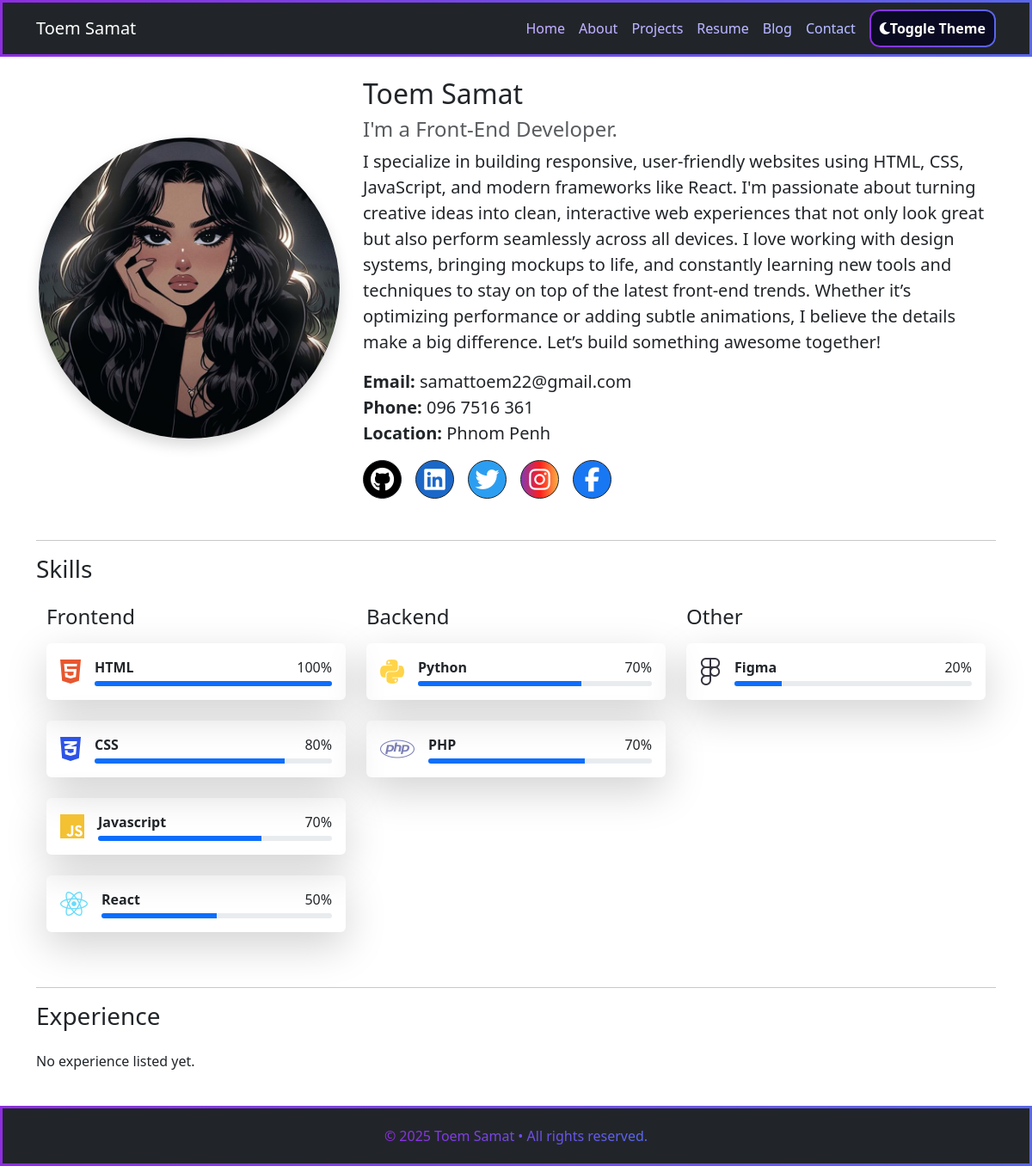
Page /about/ on the earlier database version.
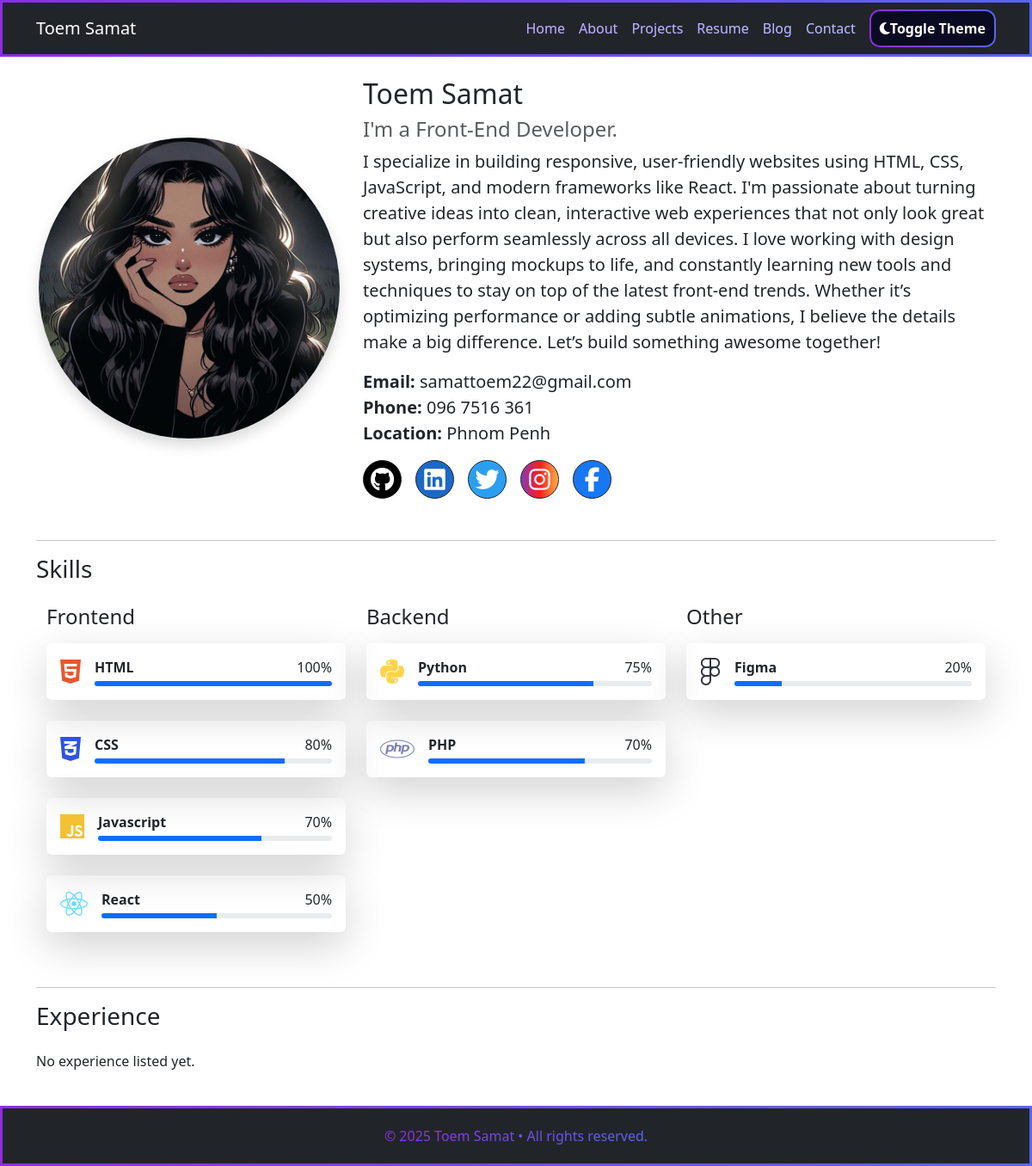
Same page on the later database version.
### portfolio/models.py (models this page shows, shortened)
class Profile(models.Model):
    name = models.CharField(max_length=100)
    headline = models.CharField(max_length=200)
    bio = models.TextField()
    profile_picture = models.ImageField(upload_to='profile/')
    email = models.EmailField()
    phone = models.CharField(max_length=15, blank=True)
    location = models.CharField(max_length=100, blank=True)
    resume = models.FileField(
        upload_to='resumes/',
        validators=[FileExtensionValidator(['pdf'])]
    )
    github = models.URLField(blank=True)
    github_icon = models.CharField(max_length=100, default="fab fa-github", blank=True)
    github_color = models.CharField(max_length=20, default="#333", blank=True)
    linkedin = models.URLField(blank=True)
    linkedin_icon = models.CharField(max_length=100, default="fab fa-linkedin", blank=True)
    linkedin_color = models.CharField(max_length=20, default="#0A66C2", blank=True)
    twitter = models.URLField(blank=True)
    twitter_icon = models.CharField(max_length=100, default="fab fa-twitter", blank=True)
    twitter_color = models.CharField(max_length=20, default="#1DA1F2", blank=True)
    instagram = models.URLField(blank=True)
    instagram_icon = models.CharField(max_length=100, default="fab fa-instagram", blank=True)
    instagram_color = models.CharField(max_length=20, default="#C13584", blank=True)
    facebook = models.URLField(blank=True)
    facebook_icon = models.CharField(max_length=100, default="fab fa-facebook-f", blank=True)
    facebook_color = models.CharField(max_length=20, default="#1877F2", blank=True)

class Skill(models.Model):
    CATEGORY_CHOICES = [
        ('Frontend', 'Frontend'),
        ('Backend', 'Backend'),
        ('Other', 'Other'),
    ]
    name = models.CharField(max_length=50)
    percentage = models.PositiveIntegerField(help_text="Skill level as a percentage (0-100)")
    icon_class = models.CharField(max_length=100, blank=True, help_text="Font Awesome class (e.g., 'fab fa-html5')")
    icon_color = models.CharField(max_length=20, blank=True)
    category = models.CharField(max_length=20, choices=CATEGORY_CHOICES, default='Other')  # <-- added this

### portfolio/views.py (the view)
# urls.py: path('about/', views.about, name='about'),
def about(request):
    profile = Profile.objects.first()
    experiences = Experience.objects.all()
    frontend_skills = Skill.objects.filter(category='Frontend')
    backend_skills = Skill.objects.filter(category='Backend')
    other_skills = Skill.objects.filter(category='Other')
    return render(request, 'portfolio/about.html', {
        'profile': profile,
        'frontend_skills': frontend_skills,
        'backend_skills': backend_skills,
        'other_skills': other_skills,
        'experiences': experiences,
    })

### portfolio/templates/portfolio/about.html (shortened to what this page needs)
{% extends 'base.html' %}
{% block content %}
<div class="row align-items-center mb-5" data-aos="fade-right">
    <div class="col-md-4 text-center">
        <img src="{{ profile.profile_picture.url }}" class="rounded-circle shadow" width="350" alt="Profile Picture">
    </div>
    <div class="col-md-8">
        <h2>{{ profile.name }}</h2>
        <h5 class="text-muted fs-4">{{ profile.headline }}</h5>
        <p class="lead fw-normal">{{ profile.bio }}</p>
            <ul class="list-unstyled fs-5">
                <li><strong>Email:</strong> {{ profile.email }}</li>
                {% if profile.phone %}<li><strong>Phone:</strong> {{ profile.phone }}</li>{% endif %}
                {% if profile.location %}<li><strong>Location:</strong> {{ profile.location }}</li>{% endif %}
            </ul>
        <div class="mt-3 d-flex flex-wrap gap-2">
            {% if profile.github %}
            <a href="{{ profile.github }}"
                class="btn btn-dark btn-sm rounded-circle d-inline-flex align-items-center justify-content-center me-2"
                style="width: 45px; height: 45px; background-color: {{ profile.github_color }};"
                target="_blank">
                <i class="{{ profile.github_icon }}  fs-3"></i>
            </a>
            {% endif %}
            {% if profile.linkedin %}
            <a href="{{ profile.github }}"
                class="btn btn-dark btn-sm rounded-circle d-inline-flex align-items-center justify-content-center me-2"
                style="width: 45px; height: 45px; background-color: {{ profile.linkedin_color }};"
                target="_blank">
                <i class="{{ profile.linkedin_icon }}  fs-3"></i>
            </a>
            {% endif %}
            {% if profile.twitter %}
            <a href="{{ profile.github }}"
                class="btn btn-dark btn-sm rounded-circle d-inline-flex align-items-center justify-content-center me-2"
                style="width: 45px; height: 45px; background-color: {{ profile.twitter_color }};"
                target="_blank">
                <i class="{{ profile.twitter_icon }}  fs-3"></i>
            </a>
            {% endif %}
            {% if profile.instagram %}
            <a href="{{ profile.github }}"
                class="btn btn-dark btn-sm rounded-circle d-inline-flex align-items-center justify-content-center me-2"
                style="width: 45px; height: 45px; background-color: {{ profile.instagram_color }};   background: #833ab4;background: linear-gradient(to right,#833ab4,#fd1d1d,#fcb045);"
                target="_blank">
                <i class="{{ profile.instagram_icon }}  fs-3"></i>
            </a>
            {% endif %}
            {% if profile.facebook %}
            <a href="{{ profile.github }}"
                class="btn btn-dark btn-sm rounded-circle d-inline-flex align-items-center justify-content-center me-2"
                style="width: 45px; height: 45px; background-color: {{ profile.facebook_color }};"
                target="_blank">
                <i class="{{ profile.facebook_icon }}  fs-3"></i>
            </a>
            {% endif %}
        </div>
    </div>
</div>
<hr>
<section data-aos="fade-up">
    <h3 class="mb-4">Skills</h3>
    <div class="container">
        <div class="row">
            <div class="col-md-4 mb-4">
                <h4 class="mb-3">Frontend</h4>
                <div class="row">
                    {% for skill in frontend_skills %}
                    <div class="col-12 mb-4">
                        <div class="d-flex align-items-center p-3 skill-box shadow-lg rounded w-100">
                            {% if skill.icon_class %}
                                <i class="{{ skill.icon_class }} fa-2x me-3" style="color: {{ skill.icon_color }};"></i>
                            {% else %}
                                <i class="fas fa-tools fa-2x me-3 text-secondary"></i>
                            {% endif %}
                            <div class="w-100">
                                <div class="d-flex justify-content-between">
                                    <strong>{{ skill.name }}</strong>
                                    <span>{{ skill.percentage }}%</span>
                                </div>
                                <div class="progress mt-1" style="height: 6px;">
                                    <div class="progress-bar bg-primary" role="progressbar"
                                         style="width: {{ skill.percentage }}%;"
                                         aria-valuenow="{{ skill.percentage }}"
                                         aria-valuemin="0" aria-valuemax="100">
                                    </div>
                                </div>
                            </div>
                        </div>
                    </div>
                    {% endfor %}
                </div>
            </div>
            <div class="col-md-4 mb-4">
                <h4 class="mb-3">Backend</h4>
                <div class="row">
                    {% for skill in backend_skills %}
                    <div class="col-12 mb-4">
                        <div class="d-flex align-items-center p-3 skill-box shadow-lg rounded w-100">
                            {% if skill.icon_class %}
                                <i class="{{ skill.icon_class }} fa-2x me-3" style="color: {{ skill.icon_color }};"></i>
                            {% else %}
                                <i class="fas fa-tools fa-2x me-3 text-secondary"></i>
                            {% endif %}
                            <div class="w-100">
                                <div class="d-flex justify-content-between">
                                    <strong>{{ skill.name }}</strong>
                                    <span>{{ skill.percentage }}%</span>
                                </div>
                                <div class="progress mt-1" style="height: 6px;">
                                    <div class="progress-bar bg-primary" role="progressbar"
                                         style="width: {{ skill.percentage }}%;"
                                         aria-valuenow="{{ skill.percentage }}"
                                         aria-valuemin="0" aria-valuemax="100">
                                    </div>
                                </div>
                            </div>
                        </div>
                    </div>
                    {% endfor %}
                </div>
            </div>
            <div class="col-md-4 mb-4">
                <h4 class="mb-3">Other</h4>
                <div class="row">
                    {% for skill in other_skills %}
                    <div class="col-12 mb-4">
                        <div class="d-flex align-items-center p-3 skill-box shadow-lg rounded w-100">
                            {% if skill.icon_class %}
                                <i class="{{ skill.icon_class }} fa-2x me-3" style="color: {{ skill.icon_color }};"></i>
                            {% else %}
                                <i class="fas fa-tools fa-2x me-3 text-secondary"></i>
                            {% endif %}
                            <div class="w-100">
                                <div class="d-flex justify-content-between">
                                    <strong>{{ skill.name }}</strong>
                                    <span>{{ skill.percentage }}%</span>
                                </div>
                                <div class="progress mt-1" style="height: 6px;">
                                    <div class="progress-bar bg-primary" role="progressbar"
                                         style="width: {{ skill.percentage }}%;"
                                         aria-valuenow="{{ skill.percentage }}"
                                         aria-valuemin="0" aria-valuemax="100">
                                    </div>
                                </div>
                            </div>
                        </div>
                    </div>
                    {% endfor %}
                </div>
            </div>
        </div>
    </div>
</section>
<hr>
<section data-aos="fade-up">
    <h3 class="mb-4">Experience</h3>
    {% for exp in experiences %}
    <div class="mb-4">
        <h5 class="mb-1">{{ exp.role }} @ {{ exp.company }}</h5>
        <p class="text-muted">{{ exp.start_date|date:"M Y" }} – {% if exp.end_date %}{{ exp.end_date|date:"M Y" }}{% else %}Present{% endif %}</p>
        <p>{{ exp.description }}</p>
    </div>
    {% empty %}
    <p>No experience listed yet.</p>
    {% endfor %}
</section>
{% endblock %}

### portfolio/templates/base.html (shortened to what this page needs)
<!DOCTYPE html>
<html lang="en">
{% load static %}
<head>
    <link href="https://cdn.jsdelivr.net/npm/bootstrap@5.3.0/dist/css/bootstrap.min.css" rel="stylesheet">
    <link rel="stylesheet" href="https://cdnjs.cloudflare.com/ajax/libs/font-awesome/6.7.2/css/all.min.css" />
    <link href="https://unpkg.com/aos@2.3.1/dist/aos.css" rel="stylesheet">
    <link rel="stylesheet" href="{% static 'css/custom.css' %}">
    <link rel="stylesheet" href="{% static 'css/style.css' %}">
    <link rel="stylesheet" href="{% static 'css/dark.css' %}" id="dark-style" disabled>
</head>
<body>
    <div class="navbar-border">
        <nav class="navbar navbar-expand-lg navbar-dark bg-dark sticky-top">
            <div class="container">
                <a class="navbar-brand" href="/">Toem Samat</a>
                <div class="collapse navbar-collapse animated-gradient-text" id="navbarNav">
                    <ul class="navbar-nav ms-auto ">
                        <li class="nav-item"><a class="nav-link" href="/">Home</a></li>
                        <li class="nav-item"><a class="nav-link" href="/about/">About</a></li>
                        <li class="nav-item"><a class="nav-link" href="/projects/">Projects</a></li>
                        <li class="nav-item"><a class="nav-link" href="/resume/">Resume</a></li>
                        <li class="nav-item"><a class="nav-link" href="/blog/">Blog</a></li>
                        <li class="nav-item"><a class="nav-link" href="/contact/">Contact</a></li>
                    </ul>
                </div>
                <button id="theme-toggle" class="ms-2">
                    <div class="content">
                        <i class="fas fa-moon"></i> Toggle Theme
                    </div>
                </button>
            </div>
        </nav>
    </div>
    <div class="container py-4">
        {% block content %}{% endblock %}
    </div>
    <footer class="footer-border">
        <div class="footer text-center">
            <div class="container">
                <p class="mb-0 animated-gradient-text">© 2025 Toem Samat • All rights reserved.</p>
            </div>
        </div>
    </footer>
</body>
</html>

### portfolio/static/css/custom.css (style rules this page uses)
.navbar-border { background: linear-gradient(270deg, #8e2de2, #4a00e0, #00c6ff, #8e2de2); background-size: 800% 800%; animation: gradientAnimation 10s ease infinite; padding: 3px; }
.navbar-border .navbar { background-color: #212529; }
#theme-toggle { position: relative; background: transparent; padding: 2px; border-radius: 12px; overflow: hidden; transition: box-shadow 0.3s ease; border: none; }
#theme-toggle::before { content: ""; position: absolute; top: 0; left: 0; right: 0; bottom: 0; background: linear-gradient(270deg, #8e2de2, #4a00e0, #00c6ff, #8e2de2); background-size: 800% 800%; animation: gradientAnimation 8s ease infinite; z-index: 1; border-radius: 12px; padding: 2px; box-sizing: border-box; }
#theme-toggle .content { position: relative; z-index: 2; background-color: #0a0a23; border-radius: 10px; padding: 8px 10px; color: white; font-weight: 600; display: flex; align-items: center; justify-content: center; }
.footer-border { background: linear-gradient(270deg, #8e2de2, #4a00e0, #00c6ff, #8e2de2); background-size: 800% 800%; animation: gradientAnimation 10s ease infinite; padding: 3px; overflow: hidden; }
.footer-border .footer { background-color: #212529; padding: 20px; }
.animated-gradient-text { color: white; position: relative; display: inline-block; background: linear-gradient(270deg, #8e2de2, #4a00e0, #00c6ff, #8e2de2); background-size: 800% 800%; animation: gradientTextAnimation 10s ease infinite; -webkit-background-clip: text; background-clip: text; color: transparent; }

Differences in the rows shown:
changed Skill "Python": percentage "70" → "75"
